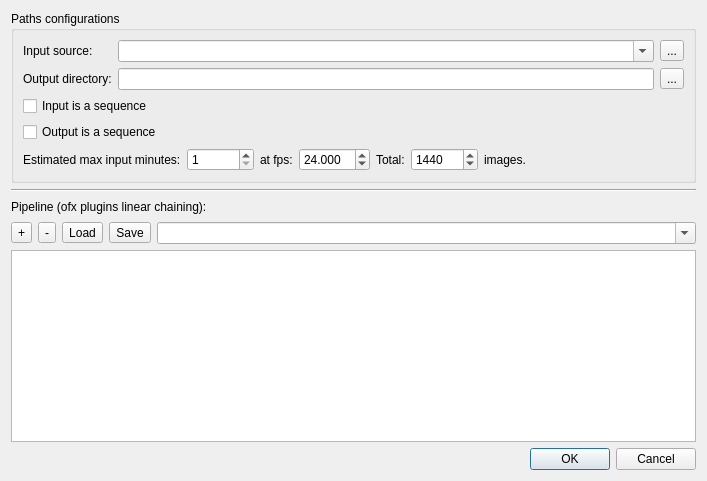
<?xml version="1.0" encoding="UTF-8"?>
<ui version="4.0">
 <class>RecordingSettingsDialog</class>
 <widget class="QDialog" name="RecordingSettingsDialog">
  <property name="geometry">
   <rect>
    <x>0</x>
    <y>0</y>
    <width>707</width>
    <height>481</height>
   </rect>
  </property>
  <property name="windowTitle">
   <string>Recording settings</string>
  </property>
  <property name="windowIcon">
   <iconset resource="../../resources/kaliscopeResources.qrc">
    <normaloff>:/kaliscope/icons/app/kaliscope.png</normaloff>:/kaliscope/icons/app/kaliscope.png</iconset>
  </property>
  <layout class="QVBoxLayout" name="verticalLayout">
   <item>
    <widget class="QGroupBox" name="groupBox">
     <property name="title">
      <string>Paths configurations</string>
     </property>
     <layout class="QVBoxLayout" name="verticalLayout_2">
      <item>
       <layout class="QFormLayout" name="formLayout">
        <property name="fieldGrowthPolicy">
         <enum>QFormLayout::AllNonFixedFieldsGrow</enum>
        </property>
        <item row="0" column="0">
         <widget class="QLabel" name="label">
          <property name="text">
           <string>Input source:</string>
          </property>
         </widget>
        </item>
        <item row="0" column="1">
         <layout class="QHBoxLayout" name="horizontalLayout_2">
          <property name="sizeConstraint">
           <enum>QLayout::SetMaximumSize</enum>
          </property>
          <item>
           <widget class="QComboBox" name="comboInput">
            <property name="sizePolicy">
             <sizepolicy hsizetype="MinimumExpanding" vsizetype="Fixed">
              <horstretch>0</horstretch>
              <verstretch>0</verstretch>
             </sizepolicy>
            </property>
            <property name="editable">
             <bool>true</bool>
            </property>
           </widget>
          </item>
          <item>
           <widget class="QToolButton" name="btnBrowseInput">
            <property name="text">
             <string>...</string>
            </property>
           </widget>
          </item>
         </layout>
        </item>
        <item row="1" column="0">
         <widget class="QLabel" name="label_2">
          <property name="text">
           <string>Output directory:</string>
          </property>
         </widget>
        </item>
        <item row="1" column="1">
         <layout class="QHBoxLayout" name="horizontalLayout_3">
          <property name="sizeConstraint">
           <enum>QLayout::SetMaximumSize</enum>
          </property>
          <item>
           <widget class="QLineEdit" name="editOutput">
            <property name="sizePolicy">
             <sizepolicy hsizetype="MinimumExpanding" vsizetype="Fixed">
              <horstretch>0</horstretch>
              <verstretch>0</verstretch>
             </sizepolicy>
            </property>
           </widget>
          </item>
          <item>
           <widget class="QToolButton" name="btnBrowseOutput">
            <property name="text">
             <string>...</string>
            </property>
           </widget>
          </item>
         </layout>
        </item>
       </layout>
      </item>
      <item>
       <widget class="QCheckBox" name="cbInputIsSequence">
        <property name="text">
         <string>Input is a sequence</string>
        </property>
       </widget>
      </item>
      <item>
       <widget class="QCheckBox" name="cbOutputIsSequence">
        <property name="text">
         <string>Output is a sequence</string>
        </property>
       </widget>
      </item>
      <item>
       <layout class="QHBoxLayout" name="horizontalLayout_5">
        <property name="topMargin">
         <number>0</number>
        </property>
        <item>
         <widget class="QLabel" name="label_4">
          <property name="text">
           <string>Estimated max input minutes:</string>
          </property>
         </widget>
        </item>
        <item>
         <widget class="QSpinBox" name="spinInputMinutes">
          <property name="minimum">
           <number>1</number>
          </property>
          <property name="maximum">
           <number>999999999</number>
          </property>
         </widget>
        </item>
        <item>
         <widget class="QLabel" name="label_5">
          <property name="sizePolicy">
           <sizepolicy hsizetype="Maximum" vsizetype="Preferred">
            <horstretch>0</horstretch>
            <verstretch>0</verstretch>
           </sizepolicy>
          </property>
          <property name="minimumSize">
           <size>
            <width>0</width>
            <height>0</height>
           </size>
          </property>
          <property name="maximumSize">
           <size>
            <width>16777215</width>
            <height>16777215</height>
           </size>
          </property>
          <property name="text">
           <string>at fps:</string>
          </property>
         </widget>
        </item>
        <item>
         <widget class="QDoubleSpinBox" name="spinFps">
          <property name="decimals">
           <number>3</number>
          </property>
          <property name="maximum">
           <double>999.000000000000000</double>
          </property>
          <property name="value">
           <double>24.000000000000000</double>
          </property>
         </widget>
        </item>
        <item>
         <widget class="QLabel" name="label_6">
          <property name="text">
           <string>Total:</string>
          </property>
         </widget>
        </item>
        <item>
         <widget class="QSpinBox" name="spinNbImg">
          <property name="readOnly">
           <bool>false</bool>
          </property>
          <property name="maximum">
           <number>999999999</number>
          </property>
          <property name="value">
           <number>1440</number>
          </property>
         </widget>
        </item>
        <item>
         <widget class="QLabel" name="label_7">
          <property name="text">
           <string>images.</string>
          </property>
         </widget>
        </item>
        <item>
         <spacer name="horizontalSpacer">
          <property name="orientation">
           <enum>Qt::Horizontal</enum>
          </property>
          <property name="sizeHint" stdset="0">
           <size>
            <width>40</width>
            <height>20</height>
           </size>
          </property>
         </spacer>
        </item>
       </layout>
      </item>
     </layout>
    </widget>
   </item>
   <item>
    <widget class="Line" name="line">
     <property name="orientation">
      <enum>Qt::Horizontal</enum>
     </property>
    </widget>
   </item>
   <item>
    <widget class="QLabel" name="label_3">
     <property name="text">
      <string>Pipeline (ofx plugins linear chaining):</string>
     </property>
    </widget>
   </item>
   <item>
    <layout class="QHBoxLayout" name="horizontalLayout">
     <item>
      <widget class="QToolButton" name="btnAddPlugin">
       <property name="text">
        <string>+</string>
       </property>
      </widget>
     </item>
     <item>
      <widget class="QToolButton" name="btnRemovePlugin">
       <property name="text">
        <string>-</string>
       </property>
      </widget>
     </item>
     <item>
      <widget class="QToolButton" name="btnLoadConfig">
       <property name="text">
        <string>Load</string>
       </property>
      </widget>
     </item>
     <item>
      <widget class="QToolButton" name="btnSaveConfig">
       <property name="text">
        <string>Save</string>
       </property>
      </widget>
     </item>
     <item>
      <widget class="QComboBox" name="comboPresets">
       <property name="toolTip">
        <string>preset name</string>
       </property>
       <property name="editable">
        <bool>true</bool>
       </property>
      </widget>
     </item>
    </layout>
   </item>
   <item>
    <widget class="QListWidget" name="listPipeline">
     <property name="sizePolicy">
      <sizepolicy hsizetype="Expanding" vsizetype="Preferred">
       <horstretch>0</horstretch>
       <verstretch>0</verstretch>
      </sizepolicy>
     </property>
     <property name="maximumSize">
      <size>
       <width>16777215</width>
       <height>192</height>
      </size>
     </property>
     <property name="autoScroll">
      <bool>true</bool>
     </property>
     <property name="tabKeyNavigation">
      <bool>true</bool>
     </property>
     <property name="iconSize">
      <size>
       <width>0</width>
       <height>0</height>
      </size>
     </property>
     <property name="flow">
      <enum>QListView::LeftToRight</enum>
     </property>
     <property name="resizeMode">
      <enum>QListView::Fixed</enum>
     </property>
     <property name="gridSize">
      <size>
       <width>0</width>
       <height>0</height>
      </size>
     </property>
     <property name="viewMode">
      <enum>QListView::ListMode</enum>
     </property>
     <property name="uniformItemSizes">
      <bool>true</bool>
     </property>
     <property name="wordWrap">
      <bool>true</bool>
     </property>
     <property name="selectionRectVisible">
      <bool>true</bool>
     </property>
    </widget>
   </item>
   <item>
    <widget class="QDialogButtonBox" name="buttonBox">
     <property name="orientation">
      <enum>Qt::Horizontal</enum>
     </property>
     <property name="standardButtons">
      <set>QDialogButtonBox::Cancel|QDialogButtonBox::Ok</set>
     </property>
    </widget>
   </item>
  </layout>
 </widget>
 <tabstops>
  <tabstop>comboInput</tabstop>
  <tabstop>btnBrowseInput</tabstop>
  <tabstop>editOutput</tabstop>
  <tabstop>btnBrowseOutput</tabstop>
  <tabstop>cbInputIsSequence</tabstop>
  <tabstop>cbOutputIsSequence</tabstop>
  <tabstop>spinInputMinutes</tabstop>
  <tabstop>spinFps</tabstop>
  <tabstop>spinNbImg</tabstop>
  <tabstop>btnAddPlugin</tabstop>
  <tabstop>btnRemovePlugin</tabstop>
  <tabstop>btnLoadConfig</tabstop>
  <tabstop>btnSaveConfig</tabstop>
  <tabstop>comboPresets</tabstop>
  <tabstop>listPipeline</tabstop>
 </tabstops>
 <resources>
  <include location="../../resources/kaliscopeResources.qrc"/>
 </resources>
 <connections>
  <connection>
   <sender>buttonBox</sender>
   <signal>accepted()</signal>
   <receiver>RecordingSettingsDialog</receiver>
   <slot>accept()</slot>
   <hints>
    <hint type="sourcelabel">
     <x>248</x>
     <y>254</y>
    </hint>
    <hint type="destinationlabel">
     <x>157</x>
     <y>274</y>
    </hint>
   </hints>
  </connection>
  <connection>
   <sender>buttonBox</sender>
   <signal>rejected()</signal>
   <receiver>RecordingSettingsDialog</receiver>
   <slot>reject()</slot>
   <hints>
    <hint type="sourcelabel">
     <x>316</x>
     <y>260</y>
    </hint>
    <hint type="destinationlabel">
     <x>286</x>
     <y>274</y>
    </hint>
   </hints>
  </connection>
 </connections>
</ui>
